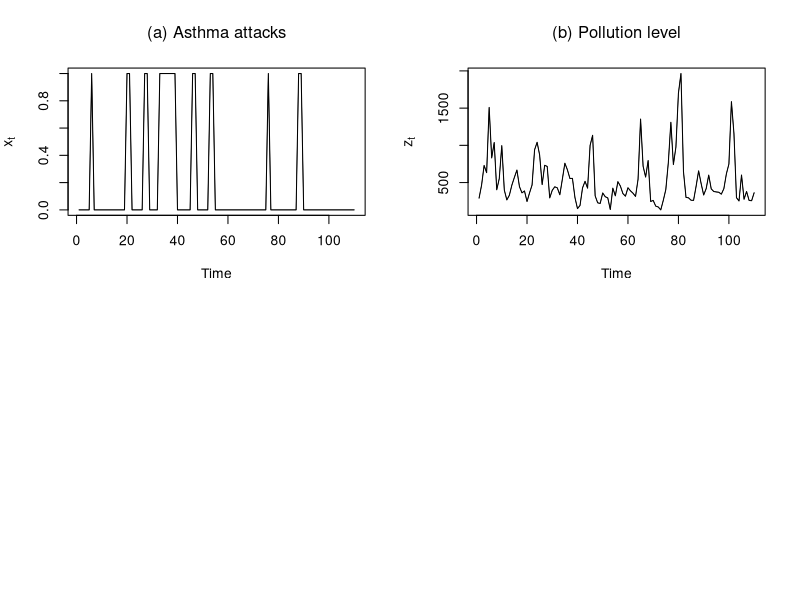

The R source for this figure:
# Example 11.2
par(mfrow=c(2,2))

y<- scan('asthma.dat')
  n<- length(y)
  y12<- cbind(y[-n],y[-1])
  print(table(y12[,1],y12[,2]))

plot(y,xlab='Time',ylab=expression(x[t]),type='l')
  lines(y,lwd=.5)
  title(expression('(a) Asthma attacks'))

# ..........................    pollution data:

x <- matrix(scan("pollute.dat"), ncol=5,byrow=T)
  x<- x[,2]  # smoke concentration in ppm 
plot(x,xlab='Time',ylab=expression(z[t]),type='l')
  lines(x,lwd=.5)
  title(expression('(b) Pollution level'))
